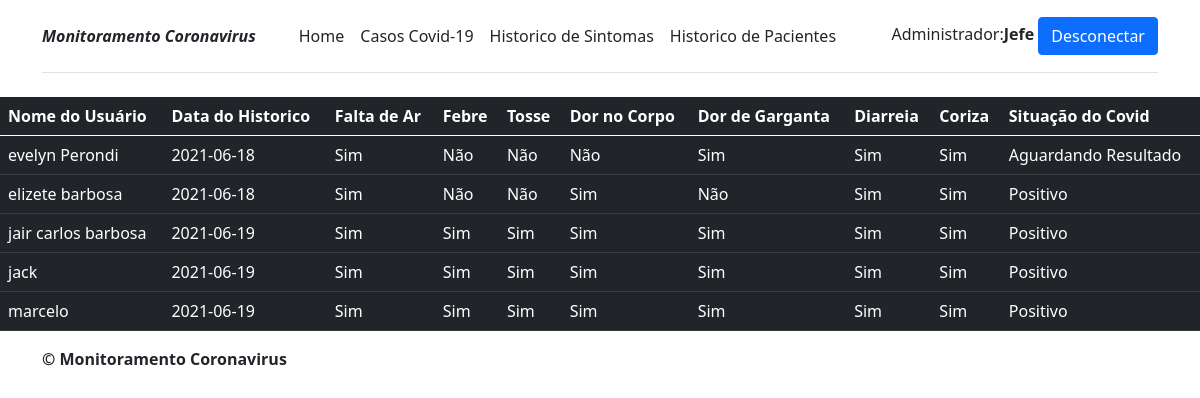
The page /historico_sintomas.php (signed in) on the database its author committed.
### tables this page shows
CREATE TABLE `sintoma` (
  `codsin` int(10) NOT NULL AUTO_INCREMENT COMMENT 'Código dos sintomas.',
  `falsin` varchar(3) NOT NULL COMMENT 'Falta de ar',
  `febsin` varchar(3) NOT NULL COMMENT 'sintomas de febre',
  `tossin` varchar(3) NOT NULL COMMENT 'sintomas de tosse',
  `dorsin` varchar(3) NOT NULL COMMENT 'Sintomas de dor no corpo',
  `garsin` varchar(3) NOT NULL COMMENT 'Sintomas de dor de garganta',
  `calsin` varchar(3) NOT NULL COMMENT 'Sintomas de calafrio',
  `diasin` varchar(3) NOT NULL COMMENT 'Sintomas de Diarreia',
  `corsin` varchar(3) NOT NULL COMMENT 'Sintomas de coriza',
  `codpac` int(10) NOT NULL,
  `datsin` date NOT NULL DEFAULT curdate() COMMENT 'Data do relatorio dos sintomas',
  `covsin` varchar(20) NOT NULL COMMENT 'Sintomas de covid',
  PRIMARY KEY (`codsin`),
  KEY `FKSintoma207187` (`codpac`),
  CONSTRAINT `FKSintoma207187` FOREIGN KEY (`codpac`) REFERENCES `paciente` (`codpac`)
);

CREATE TABLE `paciente` (
  `codpac` int(10) NOT NULL AUTO_INCREMENT COMMENT 'Código do paciente',
  `nompac` varchar(120) NOT NULL COMMENT 'Nome do paciente.',
  `datpac` date NOT NULL COMMENT 'Data de nascimento do paciente.',
  `pespac` decimal(5,2) NOT NULL COMMENT 'Peso do Paciente',
  `altpac` decimal(3,2) NOT NULL COMMENT 'Altura do Paciente',
  `cpfpac` int(11) NOT NULL COMMENT 'CPF do paciente.',
  `sexpac` varchar(9) NOT NULL COMMENT 'Sexo do paciente.',
  `usupac` varchar(60) NOT NULL COMMENT 'Usuario  paciente',
  `senpac` varchar(60) NOT NULL COMMENT 'Senha do paciente',
  `ruapac` varchar(100) NOT NULL COMMENT 'Rua do paciente',
  `cidpac` varchar(100) NOT NULL COMMENT 'Cidade do paciente',
  `ceppac` int(14) NOT NULL COMMENT 'Cep do paciente',
  `estpac` varchar(60) NOT NULL COMMENT 'Estado do paciente',
  `nivel` int(1) NOT NULL DEFAULT 1 COMMENT 'Nivel de acesso (1-Paciente, 2-Medico)',
  PRIMARY KEY (`codpac`)
);

### historico_sintomas.php (the view, shortened to what this page needs)
<?php
include 'header.php';
$nivUser= $_SESSION['nivelUser'];
switch($nivUser){
	case 2:
        $count_adm = "SELECT COUNT(*) AS total FROM sintoma";
        $select_adm = "SELECT sin.* , pac.nompac FROM sintoma sin INNER JOIN paciente pac on sin.codpac=pac.codpac";
        $qryCount_adm = $PDO->prepare($count_adm);
        $qryCount_adm->execute();
        $total = $qryCount_adm->fetchColumn();
        $qry_adm = $PDO->prepare($select_adm);
        $qry_adm->execute();
        $qry=$qry_adm;
		break;
}
?>
<html>
<?php if ($total > 0) { ?>
<table class="table table-dark table-hove" >
     <thead class="thead-dark">
         <tr>
            <th scope="col">Nome do Usuário</th>
            <th scope="col">Data do Historico</th>
            <th scope="col">Falta de Ar</th>
            <th scope="col">Febre</th>
            <th scope="col">Tosse</th>
            <th scope="col">Dor no Corpo</th>
            <th scope="col">Dor de Garganta</th>
            <th scope="col">Diarreia</th>
            <th scope="col">Coriza</th>
            <th scope="col">Situação do Covid</th>
        </tr>
    </thead>
    <tbody>
	    <?php while ($sintoma = $qry->fetch(PDO::FETCH_ASSOC)) { ?>
            <tr>
                <td><?= $sintoma['nompac']; ?></td>
                <td><?= $sintoma['datsin']; ?></td>
                <td><?= $sintoma['falsin']; ?></td>
                <td><?= $sintoma['febsin']; ?></td>
                <td><?= $sintoma['tossin']; ?></td>
                <td><?= $sintoma['dorsin']; ?></td>
                <td><?= $sintoma['garsin']; ?></td>
                <td><?= $sintoma['diasin']; ?></td>
                <td><?= $sintoma['corsin']; ?></td>
                <td><?= $sintoma['covsin']; ?></td>
            </tr>
        <?php } ?>
    </tbody>
</table>
<?php }else{ ?>
    <div align="center">
        <td><b>Não a nenhum histórico de sintomas</b></td>
    </div>
<?php } ?>
</html>
<?php
include 'footer.php';
?>

### rows shown on the page
sintoma: codpac.nompac "evelyn Perondi", datsin "2021-06-18", falsin "Sim", febsin "Não", tossin "Não", dorsin "Não", garsin "Sim", diasin "Sim", corsin "Sim", covsin "Aguardando Resultado"
sintoma: codpac.nompac "elizete barbosa", datsin "2021-06-18", falsin "Sim", febsin "Não", tossin "Não", dorsin "Sim", garsin "Não", diasin "Sim", corsin "Sim", covsin "Positivo"
sintoma: codpac.nompac "jair carlos barbosa", datsin "2021-06-19", falsin "Sim", febsin "Sim", tossin "Sim", dorsin "Sim", garsin "Sim", diasin "Sim", corsin "Sim", covsin "Positivo"
sintoma: codpac.nompac "jack", datsin "2021-06-19", falsin "Sim", febsin "Sim", tossin "Sim", dorsin "Sim", garsin "Sim", diasin "Sim", corsin "Sim", covsin "Positivo"
sintoma: codpac.nompac "marcelo", datsin "2021-06-19", falsin "Sim", febsin "Sim", tossin "Sim", dorsin "Sim", garsin "Sim", diasin "Sim", corsin "Sim", covsin "Positivo"

### other values the page prints
$_SESSION['nomUser'] "Jefe"
